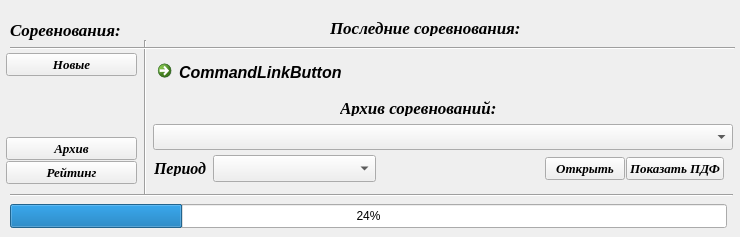
<?xml version="1.0" encoding="UTF-8"?>
<ui version="4.0">
 <class>Form</class>
 <widget class="QWidget" name="Form">
  <property name="geometry">
   <rect>
    <x>0</x>
    <y>0</y>
    <width>740</width>
    <height>237</height>
   </rect>
  </property>
  <property name="windowTitle">
   <string>Form</string>
  </property>
  <property name="autoFillBackground">
   <bool>false</bool>
  </property>
  <widget class="QCommandLinkButton" name="LinkButton">
   <property name="geometry">
    <rect>
     <x>150</x>
     <y>53</y>
     <width>591</width>
     <height>31</height>
    </rect>
   </property>
   <property name="font">
    <font>
     <family>Segoe UI</family>
     <pointsize>12</pointsize>
     <italic>true</italic>
     <strikeout>false</strikeout>
    </font>
   </property>
   <property name="text">
    <string>CommandLinkButton</string>
   </property>
  </widget>
  <widget class="QComboBox" name="comboBox">
   <property name="geometry">
    <rect>
     <x>153</x>
     <y>124</y>
     <width>580</width>
     <height>26</height>
    </rect>
   </property>
   <property name="font">
    <font>
     <family>Times New Roman</family>
     <pointsize>12</pointsize>
     <italic>true</italic>
    </font>
   </property>
   <property name="insertPolicy">
    <enum>QComboBox::InsertAtBottom</enum>
   </property>
   <property name="sizeAdjustPolicy">
    <enum>QComboBox::AdjustToMinimumContentsLengthWithIcon</enum>
   </property>
   <property name="iconSize">
    <size>
     <width>20</width>
     <height>20</height>
    </size>
   </property>
   <property name="modelColumn">
    <number>0</number>
   </property>
  </widget>
  <widget class="QLabel" name="label">
   <property name="geometry">
    <rect>
     <x>330</x>
     <y>20</y>
     <width>321</width>
     <height>16</height>
    </rect>
   </property>
   <property name="font">
    <font>
     <family>Times New Roman</family>
     <pointsize>13</pointsize>
     <weight>75</weight>
     <italic>true</italic>
     <bold>true</bold>
    </font>
   </property>
   <property name="text">
    <string>Последние соревнования:</string>
   </property>
  </widget>
  <widget class="QLabel" name="label_2">
   <property name="geometry">
    <rect>
     <x>340</x>
     <y>100</y>
     <width>291</width>
     <height>16</height>
    </rect>
   </property>
   <property name="font">
    <font>
     <family>Times New Roman</family>
     <pointsize>13</pointsize>
     <weight>75</weight>
     <italic>true</italic>
     <bold>true</bold>
    </font>
   </property>
   <property name="text">
    <string>Архив соревнований:</string>
   </property>
  </widget>
  <widget class="QLabel" name="label_3">
   <property name="geometry">
    <rect>
     <x>10</x>
     <y>20</y>
     <width>131</width>
     <height>20</height>
    </rect>
   </property>
   <property name="font">
    <font>
     <family>Times New Roman</family>
     <pointsize>13</pointsize>
     <weight>75</weight>
     <italic>true</italic>
     <bold>true</bold>
    </font>
   </property>
   <property name="text">
    <string>Соревнования:</string>
   </property>
  </widget>
  <widget class="Line" name="line">
   <property name="geometry">
    <rect>
     <x>137</x>
     <y>40</y>
     <width>16</width>
     <height>155</height>
    </rect>
   </property>
   <property name="orientation">
    <enum>Qt::Vertical</enum>
   </property>
  </widget>
  <widget class="Line" name="line_2">
   <property name="geometry">
    <rect>
     <x>10</x>
     <y>40</y>
     <width>725</width>
     <height>16</height>
    </rect>
   </property>
   <property name="orientation">
    <enum>Qt::Horizontal</enum>
   </property>
  </widget>
  <widget class="Line" name="line_3">
   <property name="geometry">
    <rect>
     <x>10</x>
     <y>187</y>
     <width>723</width>
     <height>16</height>
    </rect>
   </property>
   <property name="orientation">
    <enum>Qt::Horizontal</enum>
   </property>
  </widget>
  <widget class="QProgressBar" name="progressBar">
   <property name="geometry">
    <rect>
     <x>10</x>
     <y>204</y>
     <width>717</width>
     <height>24</height>
    </rect>
   </property>
   <property name="value">
    <number>24</number>
   </property>
  </widget>
  <widget class="QWidget" name="layoutWidget">
   <property name="geometry">
    <rect>
     <x>6</x>
     <y>53</y>
     <width>131</width>
     <height>131</height>
    </rect>
   </property>
   <layout class="QVBoxLayout" name="verticalLayout">
    <property name="spacing">
     <number>1</number>
    </property>
    <item>
     <widget class="QPushButton" name="Button_new">
      <property name="font">
       <font>
        <family>Times New Roman</family>
        <pointsize>10</pointsize>
        <weight>75</weight>
        <italic>true</italic>
        <bold>true</bold>
       </font>
      </property>
      <property name="text">
       <string>Новые</string>
      </property>
     </widget>
    </item>
    <item>
     <spacer name="verticalSpacer">
      <property name="orientation">
       <enum>Qt::Vertical</enum>
      </property>
      <property name="sizeHint" stdset="0">
       <size>
        <width>20</width>
        <height>40</height>
       </size>
      </property>
     </spacer>
    </item>
    <item>
     <widget class="QPushButton" name="Button_old">
      <property name="font">
       <font>
        <family>Times New Roman</family>
        <pointsize>10</pointsize>
        <weight>75</weight>
        <italic>true</italic>
        <bold>true</bold>
       </font>
      </property>
      <property name="text">
       <string>Архив</string>
      </property>
     </widget>
    </item>
    <item>
     <widget class="QPushButton" name="Button_R">
      <property name="font">
       <font>
        <family>Times New Roman</family>
        <pointsize>10</pointsize>
        <weight>75</weight>
        <italic>true</italic>
        <bold>true</bold>
       </font>
      </property>
      <property name="text">
       <string>Рейтинг</string>
      </property>
     </widget>
    </item>
   </layout>
  </widget>
  <widget class="QLabel" name="label_4">
   <property name="geometry">
    <rect>
     <x>154</x>
     <y>160</y>
     <width>71</width>
     <height>16</height>
    </rect>
   </property>
   <property name="sizePolicy">
    <sizepolicy hsizetype="MinimumExpanding" vsizetype="Preferred">
     <horstretch>0</horstretch>
     <verstretch>0</verstretch>
    </sizepolicy>
   </property>
   <property name="font">
    <font>
     <family>Times New Roman</family>
     <pointsize>12</pointsize>
     <weight>75</weight>
     <italic>true</italic>
     <bold>true</bold>
    </font>
   </property>
   <property name="text">
    <string>Период</string>
   </property>
  </widget>
  <widget class="QWidget" name="">
   <property name="geometry">
    <rect>
     <x>213</x>
     <y>150</y>
     <width>511</width>
     <height>38</height>
    </rect>
   </property>
   <layout class="QHBoxLayout" name="horizontalLayout_2">
    <item>
     <widget class="QComboBox" name="comboBox_arhive_year">
      <property name="sizePolicy">
       <sizepolicy hsizetype="Expanding" vsizetype="Fixed">
        <horstretch>0</horstretch>
        <verstretch>0</verstretch>
       </sizepolicy>
      </property>
      <property name="font">
       <font>
        <family>Times New Roman</family>
        <pointsize>12</pointsize>
       </font>
      </property>
     </widget>
    </item>
    <item>
     <spacer name="horizontalSpacer">
      <property name="orientation">
       <enum>Qt::Horizontal</enum>
      </property>
      <property name="sizeHint" stdset="0">
       <size>
        <width>40</width>
        <height>20</height>
       </size>
      </property>
     </spacer>
    </item>
    <item>
     <layout class="QHBoxLayout" name="horizontalLayout">
      <property name="spacing">
       <number>1</number>
      </property>
      <item>
       <widget class="QPushButton" name="Button_open">
        <property name="font">
         <font>
          <family>Times New Roman</family>
          <pointsize>10</pointsize>
          <weight>75</weight>
          <italic>true</italic>
          <bold>true</bold>
         </font>
        </property>
        <property name="text">
         <string>Открыть</string>
        </property>
       </widget>
      </item>
      <item>
       <widget class="QPushButton" name="Button_view_pdf">
        <property name="font">
         <font>
          <family>Times New Roman</family>
          <pointsize>10</pointsize>
          <weight>75</weight>
          <italic>true</italic>
          <bold>true</bold>
         </font>
        </property>
        <property name="text">
         <string>Показать ПДФ</string>
        </property>
       </widget>
      </item>
     </layout>
    </item>
   </layout>
  </widget>
 </widget>
 <resources/>
 <connections/>
</ui>
